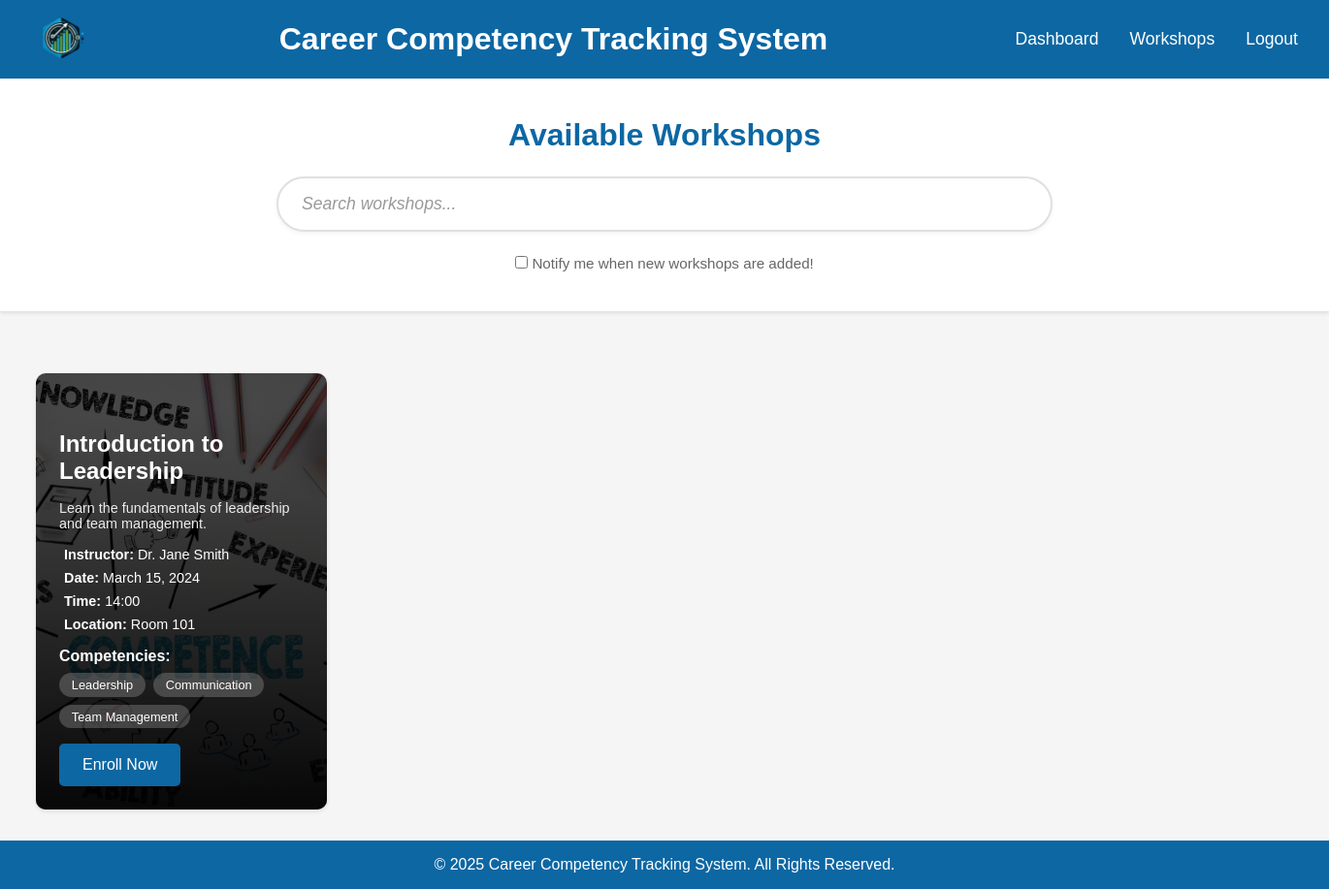
The app's page /workshops (signed in) with its own data.
### App/models/workshop.py (models this page shows, shortened)
class Workshop(db.Model):
    __tablename__ = 'workshops'
    id = db.Column(db.Integer, primary_key=True)
    workshopID = db.Column(db.String(10), unique=True, nullable=False)
    workshopName = db.Column(db.String(100), nullable=False)
    workshopDescription = db.Column(db.Text)
    workshopDate = db.Column(db.Date, nullable=False)
    workshopTime = db.Column(db.String(10), nullable=False)
    instructor = db.Column(db.String(100))
    location = db.Column(db.String(100))
    image_path = db.Column(db.String(200))
    created_at = db.Column(db.DateTime, default=datetime.utcnow)
    _competencies = db.Column('competencies', db.JSON, default=list)
    enrollments = db.relationship('Enrollment', back_populates='workshop', lazy=True, cascade='all, delete-orphan')
    @property
    def competencies(self):
        try:
            if self._competencies is None:
                self._competencies = []
                flag_modified(self, '_competencies')
                db.session.add(self)
                db.session.commit()
            return self._competencies if isinstance(self._competencies, list) else []
        except Exception as e:
            print(f"Error accessing competencies: {str(e)}")
            return []

### App/views/dashboard.py (the view, shortened to what this page needs)
@dashboard_views.route('/workshops')
@login_required
def workshops():
    search_query = request.args.get('search', '').strip().lower()
    print("Accessing workshops route with search query:", search_query)
    try:
        all_workshops = Workshop.query.all()
        print(f"Retrieved {len(all_workshops)} workshops from database")
        for workshop in all_workshops:
            if workshop._competencies is None:
                workshop._competencies = []
                db.session.add(workshop)
        print(f"Returning {len(all_workshops)} workshops after filtering")
        if request.headers.get('X-Requested-With') == 'XMLHttpRequest':
            return render_template('Html/workshops_list.html',
                                workshops=all_workshops,
                                search_query=search_query)
        return render_template('Html/studentsAvailableWorkshops.html',
                             workshops=all_workshops,
                             search_query=search_query)
    except Exception as e:
        print(f"Error in workshops route: {str(e)}")
        import traceback
        print("Full traceback:")
        traceback.print_exc()
        db.session.rollback()
        flash('Error loading workshops. Please try again.', 'error')
        return redirect(url_for('dashboard_views.dashboard'))

### App/templates/Html/studentsAvailableWorkshops.html (shortened to what this page needs)
<!DOCTYPE html>
<html lang="en">
<head>
    <link rel="stylesheet" href="{{ url_for('static', filename='Css/studentsAvailableWorkshops.css') }}">
</head>
<body>
    <header>
        <div class="logo">
            <img src="{{ url_for('static', filename='Images/logo.png') }}" alt="Logo">
        </div>
        <h1>Career Competency Tracking System</h1>
        <nav>
            <ul>
                <li><a href="{{ url_for('dashboard_views.dashboard') }}">Dashboard</a></li>
                <li><a href="{{ url_for('dashboard_views.workshops') }}">Workshops</a></li>
                <li><a href="{{ url_for('auth_views.logout_action') }}">Logout</a></li>
            </ul>
        </nav>
    </header>
    <section class="search-section">
        <h2>Available Workshops</h2>
        <div class="search-container">
            <input type="text"
                   id="workshop-search"
                   name="search"
                   placeholder="Search workshops..."
                   value="{{ search_query }}"
                   oninput="debounceSearch(this.value)">
        </div>
        <label class="notify-checkbox">
            <input type="checkbox"> Notify me when new workshops are added!
        </label>
    </section>
    <section class="workshops-container">
        {% for workshop in workshops %}
        <div class="workshop-card" {% if workshop.image_path %}style="background-image: linear-gradient(rgba(0, 0, 0, 0.7), rgba(0, 0, 0, 0.7)), url('{{ url_for('static', filename=workshop.image_path) }}');"{% endif %}>
            <div class="workshop-content">
                <h3>{{ workshop.workshopName }}</h3>
                <p class="workshop-description">{{ workshop.workshopDescription }}</p>
                <div class="workshop-details">
                    <p> <strong>Instructor:</strong> {{ workshop.instructor }}</p>
                    <p> <strong>Date:</strong> {{ workshop.workshopDate.strftime('%B %d, %Y') }}</p>
                    <p> <strong>Time:</strong> {{ workshop.workshopTime }}</p>
                    <p> <strong>Location:</strong> {{ workshop.location }}</p>
                </div>
                {% if workshop.competencies %}
                <div class="competencies">
                    <h4>Competencies:</h4>
                    <div class="tags">
                        {% for competency in workshop.competencies %}
                        <span class="tag">{{ competency }}</span>
                        {% endfor %}
                    </div>
                </div>
                {% endif %}
                <a href="{{ url_for('dashboard_views.enroll_workshop', workshop_id=workshop.id) }}" class="enroll-button">Enroll Now</a>
            </div>
        </div>
        {% endfor %}
    </section>
    <footer>
        <p>&copy; 2025 Career Competency Tracking System. All Rights Reserved.</p>
    </footer>
</body>
</html>

### App/static/Css/studentsAvailableWorkshops.css (style rules this page uses)
* { margin: 0; padding: 0; box-sizing: border-box; }
body { font-family: Arial, sans-serif; background: #f5f5f5; min-height: 100vh; display: flex; flex-direction: column; }
header { background-color: #0d67a3; color: white; padding: 1rem 2rem; display: flex; align-items: center; justify-content: space-between; }
.logo img { height: 45px; }
nav ul { display: flex; gap: 2rem; list-style: none; }
nav a { color: white; text-decoration: none; font-size: 1.1rem; }
.search-section { background: white; padding: 2.5rem 2rem; text-align: center; box-shadow: 0 2px 4px rgba(0,0,0,0.1); margin-bottom: 2rem; }
.search-section h2 { color: #0d67a3; margin-bottom: 1.5rem; font-size: 2rem; }
.search-container { max-width: 800px; margin: 0 auto; position: relative; }
.search-container input[type="text"] { width: 100%; padding: 1rem 1.5rem; font-size: 1.1rem; border: 2px solid #e0e0e0; border-radius: 50px; transition: all 0.3s ease; box-shadow: 0 2px 5px rgba(0,0,0,0.05); }
.search-container input[type="text"]::placeholder { color: #999; font-style: italic; }
.workshops-container { padding: 2rem; display: grid; grid-template-columns: repeat(auto-fill, minmax(300px, 1fr)); gap: 2rem; max-width: 1400px; margin: 0 auto; }
.workshop-card { position: relative; height: 450px; border-radius: 10px; overflow: hidden; background-color: #fff; box-shadow: 0 2px 4px rgba(0,0,0,0.1); background-size: cover; background-position: center; transition: transform 0.3s ease; }
.workshop-content { position: absolute; bottom: 0; left: 0; right: 0; padding: 1.5rem; color: white; background: linear-gradient(transparent, rgba(0, 0, 0, 0.9)); }
.workshop-content h3 { font-size: 1.5rem; margin-bottom: 1rem; }
.workshop-description { margin-bottom: 1rem; font-size: 0.9rem; opacity: 0.9; }
.workshop-details { margin: 1rem 0; }
.workshop-details p { margin: 0.5rem 0; font-size: 0.9rem; }
.competencies { margin-top: 1rem; }
.competencies h4 { margin-bottom: 0.5rem; font-size: 1rem; }
.tags { display: flex; flex-wrap: wrap; gap: 0.5rem; }
.tag { background: rgba(255, 255, 255, 0.2); padding: 0.3rem 0.8rem; border-radius: 15px; font-size: 0.8rem; }
.enroll-button { display: inline-block; background: #0d67a3; color: white; padding: 0.8rem 1.5rem; border-radius: 5px; text-decoration: none; margin-top: 1rem; transition: background-color 0.3s; }
footer { background: #0d67a3; color: white; text-align: center; padding: 1rem; margin-top: auto; }
.notify-checkbox { margin-top: 1.5rem; display: inline-block; color: #666; font-size: 0.95rem; }

### records on screen
Workshop: image_path (placeholder picture), workshopName "Introduction to Leadership", workshopDescription "Learn the fundamentals of leadership and team management.", instructor "Dr. Jane Smith", workshopDate "March 15, 2024", workshopTime "14:00", location "Room 101", competencies "Leadership" "Communication" "Team Management"
